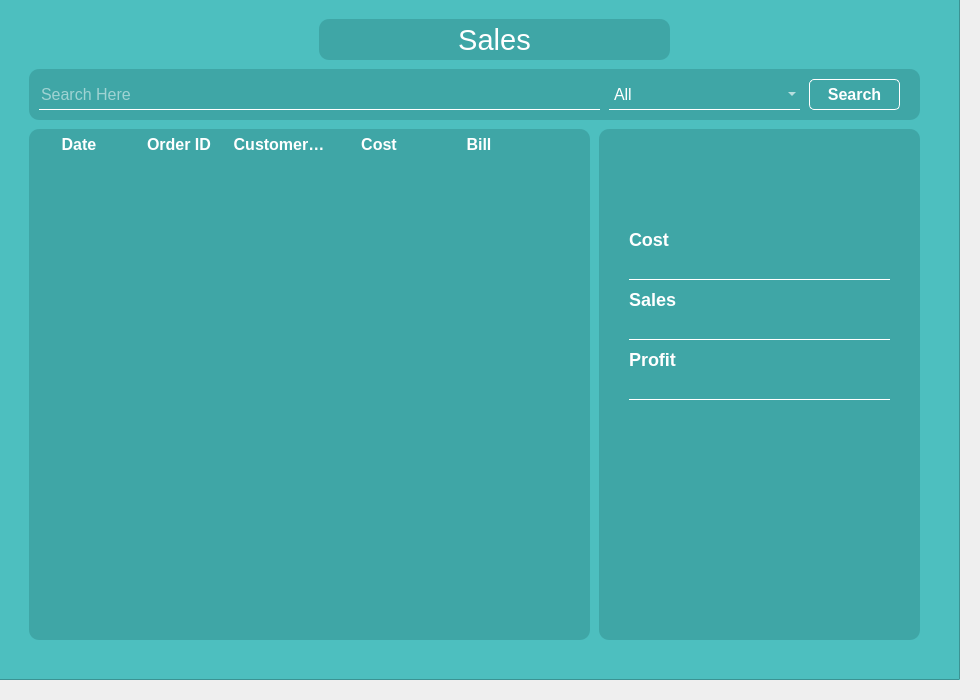
   <widget class="QWidget" name="tab_5">
    <attribute name="title">
     <string>Sales</string>
    </attribute>
    <widget class="QFrame" name="SalesFrame">
     <property name="geometry">
      <rect>
       <x>-11</x>
       <y>-11</y>
       <width>971</width>
       <height>691</height>
      </rect>
     </property>
     <property name="styleSheet">
      <string notr="true">#SalesFrame{
background-color: rgb(77,191,191)
}</string>
     </property>
     <property name="frameShape">
      <enum>QFrame::StyledPanel</enum>
     </property>
     <property name="frameShadow">
      <enum>QFrame::Raised</enum>
     </property>
     <widget class="QLabel" name="label_9">
      <property name="geometry">
       <rect>
        <x>0</x>
        <y>10</y>
        <width>981</width>
        <height>691</height>
       </rect>
      </property>
      <property name="styleSheet">
       <string notr="true">image: url(:/newPrefix/Secret-Solutions-to-Effective-Sales-Conversations-Identified.png);</string>
      </property>
      <property name="text">
       <string/>
      </property>
     </widget>
     <widget class="QFrame" name="salesserachFrame">
      <property name="geometry">
       <rect>
        <x>40</x>
        <y>80</y>
        <width>891</width>
        <height>51</height>
       </rect>
      </property>
      <property name="styleSheet">
       <string notr="true">#salesserachFrame{
background-color: rgba(54,150,150,0.6);
	border-radius: 10px;
}</string>
      </property>
      <property name="frameShape">
       <enum>QFrame::StyledPanel</enum>
      </property>
      <property name="frameShadow">
       <enum>QFrame::Raised</enum>
      </property>
      <widget class="QLineEdit" name="searchSalestxtbox">
       <property name="geometry">
        <rect>
         <x>10</x>
         <y>10</y>
         <width>561</width>
         <height>31</height>
        </rect>
       </property>
       <property name="font">
        <font>
         <pointsize>12</pointsize>
        </font>
       </property>
       <property name="styleSheet">
        <string notr="true">	background-color: transparent;
	border: 5px;
	border-bottom: 1px solid white;
	color: white;</string>
       </property>
       <property name="placeholderText">
        <string>Search Here</string>
       </property>
      </widget>
      <widget class="QPushButton" name="sales_search_btn">
       <property name="geometry">
        <rect>
         <x>780</x>
         <y>10</y>
         <width>91</width>
         <height>31</height>
        </rect>
       </property>
       <property name="font">
        <font>
         <pointsize>12</pointsize>
         <weight>75</weight>
         <bold>true</bold>
        </font>
       </property>
       <property name="styleSheet">
        <string notr="true">#sales_search_btn:hover{
color: white;
border: 1px solid white;
border-radius: 5px;
background-color: rgb(49,136,136);
}
#sales_search_btn{
color: white;
border: 1px solid white;
border-radius: 5px;
}</string>
       </property>
       <property name="text">
        <string>Search</string>
       </property>
      </widget>
      <widget class="QComboBox" name="salesSearchCombobox">
       <property name="geometry">
        <rect>
         <x>580</x>
         <y>10</y>
         <width>191</width>
         <height>31</height>
        </rect>
       </property>
       <property name="font">
        <font>
         <pointsize>12</pointsize>
        </font>
       </property>
       <property name="styleSheet">
        <string notr="true">	background-color: transparent;
	border: 5px;
	border-bottom: 1px solid white;
	color: white;</string>
       </property>
       <item>
        <property name="text">
         <string>All</string>
        </property>
       </item>
       <item>
        <property name="text">
         <string>Order ID</string>
        </property>
       </item>
       <item>
        <property name="text">
         <string>Customer ID</string>
        </property>
       </item>
       <item>
        <property name="text">
         <string>Date</string>
        </property>
       </item>
      </widget>
     </widget>
     <widget class="QLabel" name="label_10">
      <property name="geometry">
       <rect>
        <x>330</x>
        <y>30</y>
        <width>351</width>
        <height>41</height>
       </rect>
      </property>
      <property name="font">
       <font>
        <pointsize>22</pointsize>
        <weight>50</weight>
        <bold>false</bold>
       </font>
      </property>
      <property name="styleSheet">
       <string notr="true">	background-color: rgba(54,150,150,0.6);
	border-radius: 10px;
color:White;</string>
      </property>
      <property name="text">
       <string>Sales</string>
      </property>
      <property name="alignment">
       <set>Qt::AlignCenter</set>
      </property>
     </widget>
     <widget class="QTableWidget" name="salestable">
      <property name="geometry">
       <rect>
        <x>40</x>
        <y>140</y>
        <width>561</width>
        <height>511</height>
       </rect>
      </property>
      <property name="styleSheet">
       <string notr="true">
	background-color: rgba(54,150,150,0.6);
	border-radius: 10px;
color: white;
</string>
      </property>
      <property name="showGrid">
       <bool>false</bool>
      </property>
      <property name="rowCount">
       <number>10</number>
      </property>
      <property name="columnCount">
       <number>5</number>
      </property>
      <attribute name="horizontalHeaderVisible">
       <bool>false</bool>
      </attribute>
      <attribute name="verticalHeaderVisible">
       <bool>false</bool>
      </attribute>
      <row/>
      <row/>
      <row/>
      <row/>
      <row/>
      <row/>
      <row/>
      <row/>
      <row/>
      <row/>
      <column/>
      <column/>
      <column/>
      <column/>
      <column/>
      <item row="0" column="0">
       <property name="text">
        <string>Date</string>
       </property>
       <property name="font">
        <font>
         <pointsize>12</pointsize>
         <weight>75</weight>
         <bold>true</bold>
        </font>
       </property>
       <property name="textAlignment">
        <set>AlignCenter</set>
       </property>
      </item>
      <item row="0" column="1">
       <property name="text">
        <string>Order ID</string>
       </property>
       <property name="font">
        <font>
         <pointsize>12</pointsize>
         <weight>75</weight>
         <bold>true</bold>
        </font>
       </property>
       <property name="textAlignment">
        <set>AlignCenter</set>
       </property>
      </item>
      <item row="0" column="2">
       <property name="text">
        <string>Customer ID</string>
       </property>
       <property name="font">
        <font>
         <pointsize>12</pointsize>
         <weight>75</weight>
         <bold>true</bold>
        </font>
       </property>
       <property name="textAlignment">
        <set>AlignCenter</set>
       </property>
      </item>
      <item row="0" column="3">
       <property name="text">
        <string>Cost</string>
       </property>
       <property name="font">
        <font>
         <pointsize>12</pointsize>
         <weight>75</weight>
         <bold>true</bold>
        </font>
       </property>
       <property name="textAlignment">
        <set>AlignCenter</set>
       </property>
      </item>
      <item row="0" column="4">
       <property name="text">
        <string>Bill</string>
       </property>
       <property name="font">
        <font>
         <pointsize>12</pointsize>
         <weight>75</weight>
         <bold>true</bold>
        </font>
       </property>
       <property name="textAlignment">
        <set>AlignCenter</set>
       </property>
      </item>
      <item row="1" column="0">
       <property name="text">
        <string/>
       </property>
      </item>
     </widget>
     <widget class="QFrame" name="salesframe2">
      <property name="geometry">
       <rect>
        <x>610</x>
        <y>140</y>
        <width>321</width>
        <height>511</height>
       </rect>
      </property>
      <property name="styleSheet">
       <string notr="true">#salesframe2{
	background-color: rgba(54,150,150,0.6);
	border-radius: 10px;
}
#cost_lbl{
	background-color: transparent;
	font-weight: bold;
	font-size: 18px;
	color: white; 
}
#total_sales_lbl{
	background-color: transparent;
	font-weight: bold;
	font-size: 18px;
	color: white; 
}
#cost_txtbox{
	background-color: transparent;
	border: 5px;
	border-bottom: 1px solid white;
	color: white;
}
#selectcustomercombobox_2{
	background-color: transparent;
	border: 5px;
	border-bottom: 1px solid white;
	color: white;
}
#customername_lbl{
	background-color: transparent;
	font-weight: bold;
	font-size: 18px;
	color: white;
}
#total_sales_txtbox{
	background-color: transparent;
	border: 5px;
	border-bottom: 1px solid white;
	color: white;
}
#profit_txtbox{
	background-color: transparent;
	border: 5px;
	border-bottom: 1px solid white;
	color: white;
}
#profit_lbl{
	background-color: transparent;
	font-weight: bold;
	font-size: 18px;
	color: white;
}
#qty_lbl{
	background-color: transparent;
	font-weight: bold;
	font-size: 18px;
	color: white;
}
#qty_txtbox{
	background-color: transparent;
	border: 5px;
	border-bottom: 1px solid white;
	color: white;
}
#gender_lbl{
	background-color: transparent;
	font-weight: bold;
	font-size: 18px;
	color: white;
}
#gendercombobox{
	background-color: transparent;
	border: 5px;
	border-bottom: 1px solid white;
	color: white;
}
#phone_lbl{
	background-color: transparent;
	font-weight: bold;
	font-size: 18px;
	color: white;
}
#phonetxtbox{
	background-color: transparent;
	border: 5px;
	border-bottom: 1px solid white;
	color: white;
}
#submitcustomer_btn{
color: white;
border: 1px solid white;
border-radius: 5px;
}
#submitcustomer_btn:hover{
color: white;
border: 1px solid white;
border-radius: 5px;
background-color: rgb(0,95,155);
}</string>
      </property>
      <property name="frameShape">
       <enum>QFrame::StyledPanel</enum>
      </property>
      <property name="frameShadow">
       <enum>QFrame::Raised</enum>
      </property>
      <widget class="QLabel" name="cost_lbl">
       <property name="geometry">
        <rect>
         <x>30</x>
         <y>100</y>
         <width>131</width>
         <height>20</height>
        </rect>
       </property>
       <property name="font">
        <font>
         <pointsize>-1</pointsize>
         <weight>75</weight>
         <bold>true</bold>
        </font>
       </property>
       <property name="styleSheet">
        <string notr="true"/>
       </property>
       <property name="text">
        <string>Cost</string>
       </property>
      </widget>
      <widget class="QLineEdit" name="cost_txtbox">
       <property name="geometry">
        <rect>
         <x>30</x>
         <y>120</y>
         <width>261</width>
         <height>31</height>
        </rect>
       </property>
       <property name="font">
        <font>
         <pointsize>10</pointsize>
        </font>
       </property>
       <property name="styleSheet">
        <string notr="true"/>
       </property>
       <property name="readOnly">
        <bool>true</bool>
       </property>
      </widget>
      <widget class="QLabel" name="total_sales_lbl">
       <property name="geometry">
        <rect>
         <x>30</x>
         <y>160</y>
         <width>61</width>
         <height>21</height>
        </rect>
       </property>
       <property name="font">
        <font>
         <pointsize>-1</pointsize>
         <weight>75</weight>
         <bold>true</bold>
        </font>
       </property>
       <property name="text">
        <string>Sales</string>
       </property>
      </widget>
      <widget class="QLineEdit" name="total_sales_txtbox">
       <property name="geometry">
        <rect>
         <x>30</x>
         <y>180</y>
         <width>261</width>
         <height>31</height>
        </rect>
       </property>
       <property name="font">
        <font>
         <pointsize>10</pointsize>
        </font>
       </property>
       <property name="readOnly">
        <bool>true</bool>
       </property>
      </widget>
      <widget class="QLabel" name="profit_lbl">
       <property name="geometry">
        <rect>
         <x>30</x>
         <y>220</y>
         <width>151</width>
         <height>21</height>
        </rect>
       </property>
       <property name="font">
        <font>
         <pointsize>-1</pointsize>
         <weight>75</weight>
         <bold>true</bold>
        </font>
       </property>
       <property name="text">
        <string>Profit</string>
       </property>
      </widget>
      <widget class="QLineEdit" name="profit_txtbox">
       <property name="geometry">
        <rect>
         <x>30</x>
         <y>240</y>
         <width>261</width>
         <height>31</height>
        </rect>
       </property>
       <property name="font">
        <font>
         <pointsize>10</pointsize>
        </font>
       </property>
       <property name="readOnly">
        <bool>true</bool>
       </property>
      </widget>
     </widget>
    </widget>
   </widget>
